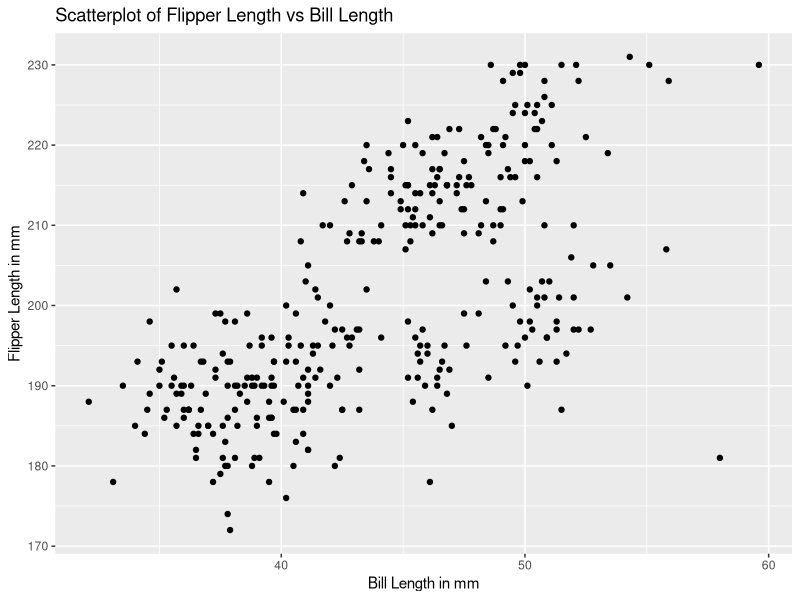
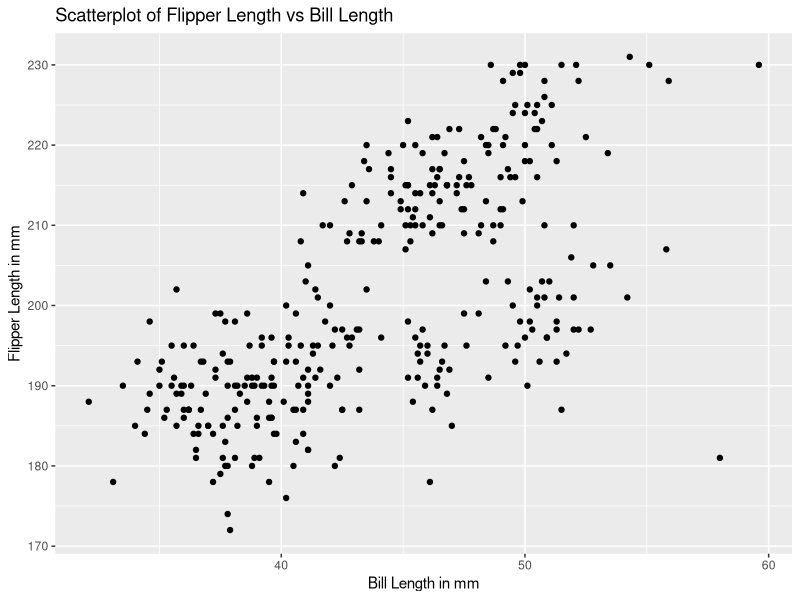

Write R code to recreate these figures, in order.
## ---- chunk 1
library(tidyverse)
## ---- chunk 2
#load the penguins dataset
data("penguins", package = "palmerpenguins")
penguins
## ---- chunk 3
# Code to get the numbers of rows, columns and mean of flipper_length_mm column
dataset_rows <- nrow(penguins)
dataset_cols <- ncol(penguins)
mean_flipper_length = mean(penguins$flipper_length_mm, na.rm = TRUE)
## ---- chunk 4
#Make a scatterplot of flipper_length_mm (y) vs bill_length_mm (x) and save it
ggplot(penguins, aes(x = bill_length_mm, y = flipper_length_mm)) + 
  geom_point() +
  labs(
    title = "Scatterplot of Flipper Length vs Bill Length",
    x = "Bill Length in mm",
    y= "Flipper Length in mm", 
    color = "Species"
  )
ggsave("penguins_scatterplot.pdf", height = 4, width = 6)
## ---- chunk 5
